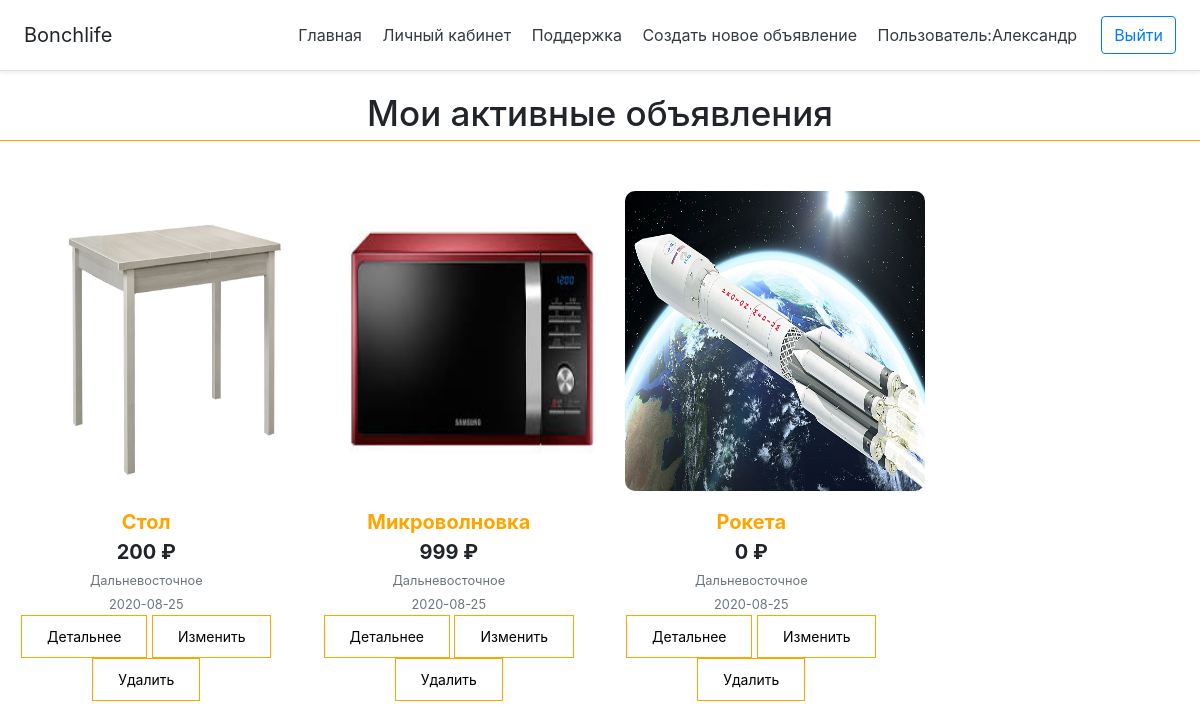
Page /user1/lic/actualpost (signed in) on the committed database.
### app.py (models this page shows)
class User(db.Model, UserMixin):
    id=db.Column( db.Integer,primary_key=True)
    mail=db.Column(db.String(200), unique=True,nullable=False)
    name=db.Column(db.String(200), nullable=False)
    id_vk=db.Column(db.String(200), unique=False,nullable=False)
    hostel=db.Column(db.String(100), nullable=False)
    password=db.Column(db.String(200), nullable=False)

class Post(db.Model):
    id=db.Column(db.Integer,primary_key=True,unique=True)
    name = db.Column(db.String(200), nullable=False)
    description=db.Column(db.String(1000),nullable=False)
    category=db.Column(db.String(100),nullable=False)
    cost=db.Column(db.Integer,nullable=False)
    hostel=db.Column(db.String(100),nullable=False)
    urlon=db.Column(db.String(1000),nullable=False)
    timestamp = db.Column(db.DateTime)
    user_id=db.Column(db.Integer,db.ForeignKey('user.id'))
    active=db.Column(db.Boolean())
    user=db.relationship('User')
    img_0 = db.Column(db.String(120), default='image.jpg')
    img_1 = db.Column(db.String(120), default='image.jpg')
    img_2 = db.Column(db.String(120), default='image.jpg')
    img_3 = db.Column(db.String(120), default='image.jpg')

### routes.py (the view)
@app.route('/user<int:id>/lic/actualpost')
@login_required
def actualpost(id):
    user=User.query.get(id)
    posts = Post.query.filter_by(user_id=current_user.id, active = 1).all()
    return render_template('actualpost.html',posts=posts)

### app.py (called while the page is built)
@manager.user_loader
def load_user(user_id):
    return User.query.get(user_id)

### routes.py (called while the page is built)
@app.after_request
def redirect_to_sign(responce):
    if responce.status_code==401:
        return redirect(url_for('loginging')+'?next='+request.url)
    return responce

### templates/actualpost.html (shortened to what this page needs)
{%extends 'base.html'%}
{%block body%}
<span class="heading2">Мои активные объявления</span>
<div class="row" style=" text-align:center; padding:10px;margin-bottom:10px">
    {% for post in posts%}
<div class="col-lg-3" style="">
    <div class="links" style=" padding:10px;margin-bottom:10px">
                <p><a href="/post{{post.id}}"><img class="card-img-top" data-src="holder.js/100px225?theme=thumb&amp;bg=55595c&amp;fg=eceeef&amp;text=Thumbnail"  style=" border-radius: 10px;height: 300px; width: 300px; " src="{{ url_for('static', filename ='img/'+post.img_0)  }}"></a></p>
                  <div  class="card-text"  style="color:orange; text-transform: capitalize"> {{post.name}}</div>
                    <div class="card-text"> {{post.cost}} ₽</div>
                    <div class="text-muted"><small>{{post.hostel}}</small></div>
                    <div class="text-muted"><small>{{post.timestamp.date()}}</small></div>
                    <div >
                        <a href="/post{{post.id}}" class="btn btn-outline" >Детальнее</a>
                        <a href="/post{{post.id}}/edit" class="btn btn-outline">Изменить</a>
                        <a href="/post{{post.id}}/delete" class="btn btn-outline">Удалить</a>
                    </div>
                </div></div>
{%endfor %}
</div>
    {%endblock%}

### templates/base.html (shortened to what this page needs)
<!DOCTYPE html>
<html lang="en">
<head>
    <link rel="stylesheet" href="https://stackpath.bootstrapcdn.com/bootstrap/4.5.0/css/bootstrap.min.css">
</head>
<body>
<div class="d-flex flex-column flex-md-row align-items-center p-3 px-md-4 mb-3 bg-white border-bottom shadow-sm" style="color=orange">
  <h5 class="my-0 mr-md-auto font-weight-normal">Bonchlife</h5>
  <nav class="my-2 my-md-0 mr-md-3">
    <a class="p-2 text-dark" href="{{url_for('hello_world')}}">Главная</a>
      {%if current_user.is_authenticated==True %}
    <a class="p-2 text-dark" href="/user{{current_user.id}}/lic">Личный кабинет</a>
      {%else%}
    <a class="p-2 text-dark" href="{{url_for('chat')}}">Личный кабинет</a>
      {%endif%}
    <a class="p-2 text-dark" href="{{url_for('helper')}}">Поддержка</a>
      <a class="p-2 text-dark" href="{{url_for('reg_post')}}">Создать новое объявление</a>
    {%if current_user.is_authenticated==True %}
      <a class="p-2 text-dark" >Пользователь:{{current_user.name}}</a>
      {%endif%}
  </nav>
    {%if current_user.is_authenticated==True %}
  <a class="btn btn-outline-primary" href="{{url_for('logout')}}">Выйти</a>
    {%endif%}
</div>
            {%block body%}{%endblock%}
</body>
</html>

### templates/actualpost.html (style rules this page uses)
.card-text { text-align:center; font-size:20px; font-weight:bold; }
.btn:nth-child(1) { background-color: white; color: black; border: 1px solid #FFA500; font-size: 14px; border-radius: 0px; padding: 10px 25px; text-transform: capitalize; transition: all 0.5s ease 0s; }
.btn:nth-child(2) { background-color: white; color: black; border: 1px solid #FFA500;; font-size: 14px; border-radius: 0px; padding: 10px 25px; text-transform: capitalize; transition: all 0.5s ease 0s; }
.btn:nth-child(3) { background-color: white; color: black; border: 1px solid #FFA500;; font-size: 14px; border-radius: 0px; padding: 10px 25px; text-transform: capitalize; transition: all 0.5s ease 0s; }
.heading2 { text-align:center; display: block; font-size: 35px; font-weight: 500; padding: 0px 0; border-bottom: 1px solid #ffa500; margin-bottom: 30px; }

### rows in the picture
User: name "Александр"
Post: img_0 (picture), name "Стол", cost "200", hostel "Дальневосточное", timestamp "2020-08-25"
Post: img_0 (picture), name "Микроволновка", cost "999", hostel "Дальневосточное", timestamp "2020-08-25"
Post: img_0 (picture), name "Рокета", cost "0", hostel "Дальневосточное", timestamp "2020-08-25"
